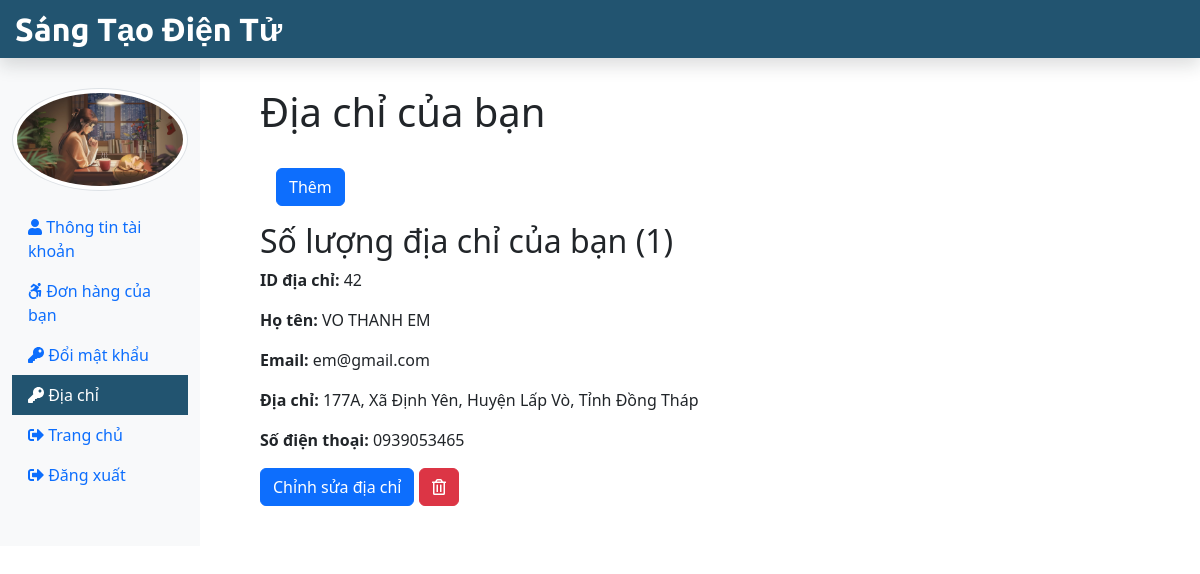
The app's page /Customer/diaChiNguoiMua.php (signed in) with its own data.
### tables this page shows
CREATE TABLE `nguoimua` (
  `nm_id` int(11) NOT NULL,
  `nm_ten` varchar(50) NOT NULL,
  `nm_email` varchar(50) NOT NULL,
  `nm_matKhau` varchar(50) NOT NULL,
  `nm_sdt` char(10) NOT NULL,
  `nm_hinhAnh` text NOT NULL,
  `nm_trangThai` tinyint(1) NOT NULL
);

CREATE TABLE `diachi` (
  `dc_id` int(11) NOT NULL,
  `dc_hoten` varchar(255) NOT NULL,
  `dc_sdt` varchar(15) NOT NULL,
  `dc_sonha` varchar(255) NOT NULL,
  `dc_thanhpho` varchar(255) NOT NULL,
  `dc_tinh` varchar(255) NOT NULL,
  `dc_xa` varchar(255) NOT NULL,
  `dc_giatrimatdinh` tinyint(1) NOT NULL,
  `nm_id` int(11) NOT NULL,
  `nm_email` varchar(255) NOT NULL
);

### Customer/cusInclude/header.php (shortened to what this page needs)
<?php
include_once('../dbConnection.php');
if (isset($_SESSION['is_login'])) {
    $userLogEmail = $_SESSION['userLogEmail'];
}
if (isset($userLogEmail)) {
    $sql = "SELECT nm_hinhAnh FROM nguoimua WHERE nm_email = '$userLogEmail'";
    $result = $conn->query($sql);
    $row = $result->fetch_assoc();
    $stu_img = $row['nm_hinhAnh'];
}
?>
<!DOCTYPE html>
<html lang="en">
<head>
    <link rel="stylesheet" href="../css/bootstrap.min.css">
    <link rel="stylesheet" href="./css/bootstrap_thang.min.css">
    <link rel="stylesheet" href="../css/all.min.css">
    <link rel="stylesheet" href="../css/adminstyle.css">
</head>
<body>
    <nav class="navbar navbar-dark fixed-top flex-md-nowrap p-0 shadow" style="background-color: #225470;">
        <a class="navbar-brand col-sm-3 col-md-2 mr-0" href="../index.php">Sáng Tạo Điện Tử</a>
    </nav>
    <div class="container-fluid mb-5 " style="margin-top:40px;">
        <div class="row">
            <nav class="col-sm-2 bg-light sidebar py-5 d-print-none">
                <div class="sidebar-sticky">
                    <ul class="nav flex-column">
                        <li class="nav-item mb-3">
                            <img src="<?php echo $stu_img ?>" alt="studentimage" class="img-thumbnail rounded-circle">
                        </li>
                        <li class="nav-item">
                            <a class="nav-link <?php if (PAGE == 'profile') {
                                                    echo 'active';
                                                } ?>" href="thongTinNguoiMua.php">
                                <i class="fas fa-user"></i>
                                Thông tin tài khoản <span class="sr-only">(current)</span>
                            </a>
                        </li>
                        <li class="nav-item">
                            <a class="nav-link <?php if (PAGE == 'myorder') {
                                                    echo 'active';
                                                } ?>" href="myOrders.php">
                                <i class="fab fa-accessible-icon"></i>
                                Đơn hàng của bạn
                            </a>
                        </li>
                        <li class="nav-item">
                            <a class="nav-link <?php if (PAGE == 'studentChangePass') {
                                                    echo 'active';
                                                } ?>" href="doiMatKhauNguoiMua.php">
                                <i class="fas fa-key"></i>
                                Đổi mật khẩu
                            </a>
                        </li>
                        <li class="nav-item">
                            <a class="nav-link <?php if (PAGE == 'studentAddress') {
                                                    echo 'active';
                                                } ?>" href="diaChiNguoiMua.php">
                                <i class="fas fa-key"></i>
                                Địa chỉ
                            </a>
                        </li>
                        <li class="nav-item">
                            <a class="nav-link" href="../index.php">
                                <i class="fas fa-sign-out-alt"></i>
                                Trang chủ
                            </a>
                        </li>
                        <li class="nav-item">
                            <a class="nav-link" href="../logout.php">
                                <i class="fas fa-sign-out-alt"></i>
                                Đăng xuất
                            </a>
                        </li>
                    </ul>
                </div>
            </nav>

### Customer/diaChiNguoiMua.php (shortened to what this page needs)
<?php
include('./cusInclude/header.php');
include_once('../dbConnection.php');
if (isset($_SESSION['is_login'])) {
    $stuEmail = $_SESSION['userLogEmail'];
} else {
    echo "<script> location.href='../index.php'; </script>";
}
?>
<div class="col-sm-6 mt-5">
    <form class="mx-5" method="POST" enctype="multipart/form-data">
        <div class="form-group">
            <h1>Địa chỉ của bạn</h1> <span id="soluongdiachi"></span>
        </div>
        <a href="#" class="btn btn-primary m-3" data-bs-toggle="modal" data-bs-target="#stuAddAdress"> Thêm </a>
        <?php
        $sql2 = "SELECT COUNT(dc_id) as sldc FROM diachi WHERE nm_email='$stuEmail'";
        $result2 = $conn->query($sql2);
        if ($result2->num_rows > 0) {
            while ($row = $result2->fetch_assoc()) {
                $soluongdiachi = $row['sldc'];
                echo '
                <h2>Số lượng địa chỉ của bạn (' . $soluongdiachi . ') </h2>
                ';
            }
        }
        $sql = "SELECT * FROM diachi WHERE nm_email= '$stuEmail' LIMIT 0,12 ";
        $result = $conn->query($sql);
        if ($result->num_rows > 0) {
            while ($row = $result->fetch_assoc()) {
                $dc_id = $row['dc_id'];
                $hoten = $row['dc_hoten'];
                $sdt = $row['dc_sdt'];
                $sonha = $row['dc_sonha'];
                $thanhpho = $row['dc_thanhpho'];
                $huyen = $row['dc_tinh'];
                $xa = $row['dc_xa'];
                $email = $row['nm_email'];
                echo '
                        <div class="form-group">
                            <b>ID địa chỉ:</b> ' . $dc_id . '
                        </div>
                        <div class="form-group">
                            <b>Họ tên:</b> ' . $hoten . '
                        </div>
                        <div class="form-group">
                            <b>Email:</b> ' . $email . '
                        </div>
                        <div class="form-group">
                            <b>Địa chỉ:</b> ' . $sonha . ', ' . $xa . ', ' . $huyen . ', ' . $thanhpho . '
                        </div>
                        <div class="form-group">
                            <b>Số điện thoại:</b> ' . $sdt . '
                        </div>
                        <div class="form-group">
                                    <a href="./giaoDienCapNhatDiaChi.php?dc_id='.$dc_id.'" class="btn btn-primary" > Chỉnh sửa địa chỉ </a>
                                    <input type="hidden" name="idDelete" value='.$dc_id.'>
                                    <button type="submit" class="btn btn-danger" name="delete" value="Delete">
                                        <i class="far fa-trash-alt"></i>
                                    </button>
                        </div>
                        <br>
                    ';
            }
        }
        ?>
    </form>
</div>
<?php
include('./cusInclude/footer.php');
?>

### css/adminstyle.css (style rules this page uses)
.navbar-brand { font-family: "Ubuntu", sans-serif; font-size: 2em; font-weight: bold; color: #fff; }
.active { background-color: #225470; color: #fff; }

### records on screen
nguoimua: nm_hinhAnh (picture)
diachi: dc_id "42", dc_hoten "VO THANH EM", nm_email "em@gmail.com", dc_sonha "177A", dc_xa "Xã Định Yên", dc_tinh "Huyện Lấp Vò", dc_thanhpho "Tỉnh Đồng Tháp", dc_sdt "0939053465"

### other values on screen
$soluongdiachi "1"
